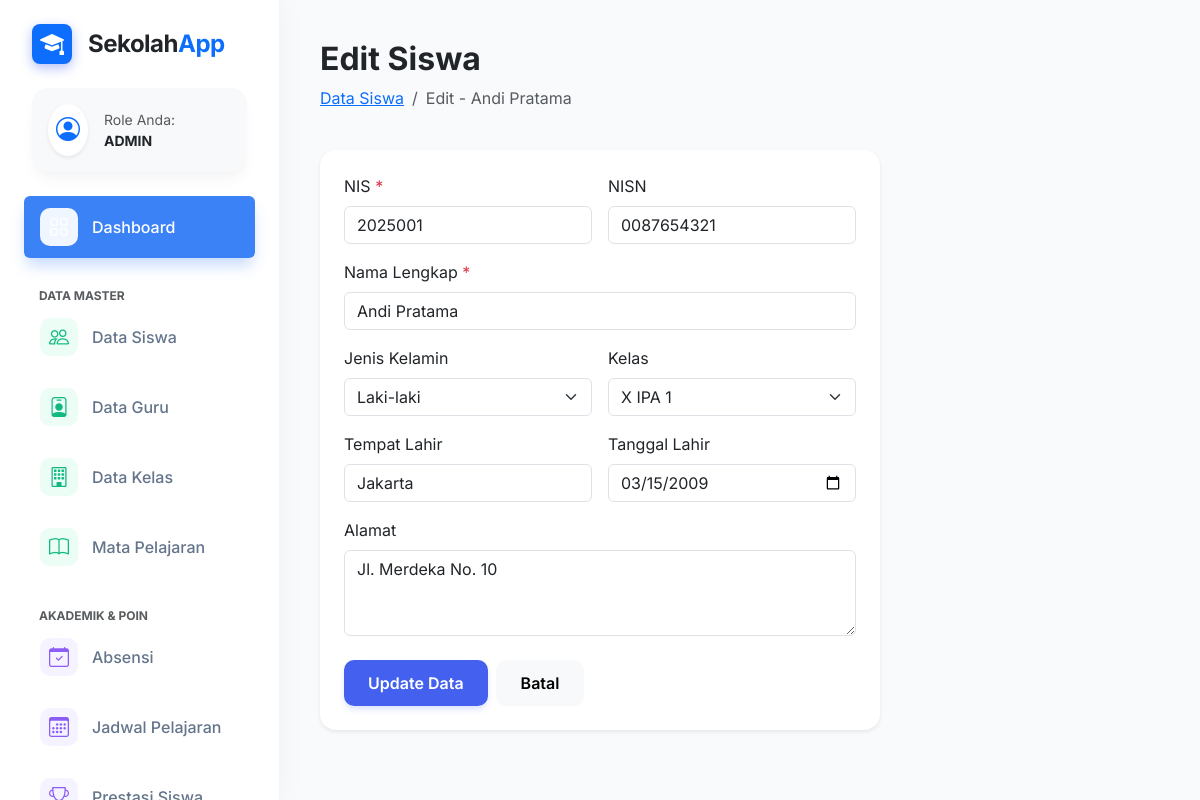
Screenshot of /siswa/edit/1 (signed in) with the database file from the repository.
### tables this page shows
CREATE TABLE `siswa` (
  `id` INT AUTO_INCREMENT PRIMARY KEY,
  `nis` VARCHAR(20) UNIQUE NOT NULL,
  `nisn` VARCHAR(20) UNIQUE NOT NULL,
  `nama_lengkap` VARCHAR(100) NOT NULL,
  `jenis_kelamin` ENUM('L','P') NOT NULL,
  `tempat_lahir` VARCHAR(50),
  `tanggal_lahir` DATE,
  `agama` VARCHAR(20),
  `alamat` TEXT,
  `rt_rw` VARCHAR(10),
  `kelurahan` VARCHAR(50),
  `kecamatan` VARCHAR(50),
  `kota` VARCHAR(50),
  `provinsi` VARCHAR(50),
  `kode_pos` VARCHAR(10),
  `no_telepon` VARCHAR(15),
  `email` VARCHAR(100),
  `nama_ayah` VARCHAR(100),
  `nama_ibu` VARCHAR(100),
  `pekerjaan_ayah` VARCHAR(100),
  `pekerjaan_ibu` VARCHAR(100),
  `no_telepon_ortu` VARCHAR(15),
  `kelas_id` INT,
  `foto` VARCHAR(255),
  `status` ENUM('aktif','alumni','pindah','keluar','dropout') DEFAULT 'aktif',
  `tahun_masuk` YEAR,
  `tahun_keluar` YEAR,
  `total_poin_prestasi` INT DEFAULT 0,
  `total_poin_pelanggaran` INT DEFAULT 0,
  `created_at` TIMESTAMP DEFAULT CURRENT_TIMESTAMP,
  `updated_at` TIMESTAMP DEFAULT CURRENT_TIMESTAMP ON UPDATE CURRENT_TIMESTAMP
);

CREATE TABLE `kelas` (
  `id` INT AUTO_INCREMENT PRIMARY KEY,
  `kode_kelas` VARCHAR(10) UNIQUE NOT NULL,
  `nama_kelas` VARCHAR(50) NOT NULL,
  `tingkat` ENUM('X','XI','XII') NOT NULL,
  `jurusan` VARCHAR(50),
  `wali_kelas_id` INT NULL,
  `kapasitas` INT DEFAULT 30,
  `ruangan` VARCHAR(20),
  `tahun_ajaran` VARCHAR(9),
  `semester` ENUM('ganjil','genap') DEFAULT 'ganjil',
  `status` ENUM('aktif','nonaktif') DEFAULT 'aktif',
  `created_at` TIMESTAMP DEFAULT CURRENT_TIMESTAMP,
  `updated_at` TIMESTAMP DEFAULT CURRENT_TIMESTAMP ON UPDATE CURRENT_TIMESTAMP
);

### controllers/SiswaController.php (called while the page is built, shortened)
<?php
class SiswaController extends BaseController
{
    public function edit($id)
    {
        $model = $this->model('SiswaModel');
        $siswa = $model->getById($id);
        $data = [
            'title' => 'Edit Siswa',
            'siswa' => $siswa,
            'kelas_list' => $model->getKelasList()
        ];
        $this->view('siswa/edit', $data);
    }
}

### core/Router.php (called while the page is built, shortened)
<?php
class Router
{
    protected $method = 'index';
    public function __construct()
    {
        $url = $this->parseUrl();
        if (isset($url[0])) {
            $controllerName = ucfirst($url[0]) . 'Controller';
            if (file_exists(__DIR__ . '/../controllers/' . $controllerName . '.php')) {
                unset($url[0]);
            }
        }
        $this->controller = new $this->controller;
        if (isset($url[1])) {
            if (method_exists($this->controller, $url[1])) {
                $this->method = $url[1];
                unset($url[1]);
            }
        }
        $this->params = $url ? array_values($url) : [];
        call_user_func_array([$this->controller, $this->method], $this->params);
    }
    public function parseUrl()
    {
        if (isset($_GET['url'])) {
            return explode('/', filter_var(rtrim($_GET['url'], '/'), FILTER_SANITIZE_URL));
        }
        return [];
    }
}

### index.php (called while the page is built)
<?php
require_once 'config/database.php';
require_once 'core/Router.php';
require_once 'core/BaseController.php';
require_once 'core/BaseModel.php';
$app = new Router();

### core/Database.php (called while the page is built, shortened)
<?php
class Database
{
    private $host = DB_HOST;
    private $user = DB_USER;
    private $pass = DB_PASS;
    private $dbname = DB_NAME;
    public $conn;
    private function connect()
    {
        $this->conn = new mysqli($this->host, $this->user, $this->pass, $this->dbname);
    }
    public function query($sql)
    {
        return $this->conn->prepare($sql);
    }
    public function rawQuery($sql)
    {
        return $this->conn->query($sql);
    }
}

### core/BaseModel.php (called while the page is built, shortened)
<?php
require_once __DIR__ . '/Database.php';
class BaseModel
{
    protected $db;
    protected $table;
    protected $primaryKey = 'id';
    public function __construct()
    {
        $this->db = new Database();
    }
    public function getById($id)
    {
        $sql = "SELECT * FROM " . $this->table . " WHERE " . $this->primaryKey . " = ?";
        $stmt = $this->db->query($sql);
        $stmt->bind_param("i", $id);
        $stmt->execute();
        $result = $stmt->get_result();
        return $result->fetch_assoc();
    }
    public function rawQuery($sql)
    {
        return $this->db->rawQuery($sql);
    }
}

### models/SiswaModel.php (called while the page is built, shortened)
<?php
class SiswaModel extends BaseModel
{
    public function getKelasList()
    {
        return $this->rawQuery("SELECT * FROM kelas WHERE status='aktif' ORDER BY nama_kelas ASC")->fetch_all(MYSQLI_ASSOC);
    }
}

### views/siswa/edit.php (the view, shortened to what this page needs)
<div class="main-content">
    <div class="d-flex justify-content-between align-items-center mb-4">
        <div>
            <h2 class="fw-bold text-dark">Edit Siswa</h2>
            <nav aria-label="breadcrumb">
                <ol class="breadcrumb">
                    <li class="breadcrumb-item"><a href="<?= BASE_URL ?>siswa">Data Siswa</a></li>
                    <li class="breadcrumb-item active" aria-current="page">Edit -
                        <?= $siswa['nama_lengkap'] ?>
                    </li>
                </ol>
            </nav>
        </div>
    </div>
    <div class="card border-0 shadow-sm col-md-8">
        <div class="card-body p-4">
            <form action="<?= BASE_URL ?>siswa/update/<?= $siswa['id'] ?>" method="POST">
                <div class="row g-3 mb-3">
                    <div class="col-md-6">
                        <label class="form-label">NIS <span class="text-danger">*</span></label>
                        <input type="text" name="nis" class="form-control" required value="<?= $siswa['nis'] ?>">
                    </div>
                    <div class="col-md-6">
                        <label class="form-label">NISN</label>
                        <input type="text" name="nisn" class="form-control" value="<?= $siswa['nisn'] ?>">
                    </div>
                </div>
                <div class="mb-3">
                    <label class="form-label">Nama Lengkap <span class="text-danger">*</span></label>
                    <input type="text" name="nama_lengkap" class="form-control" required
                        value="<?= $siswa['nama_lengkap'] ?>">
                </div>
                <div class="row g-3 mb-3">
                    <div class="col-md-6">
                        <label class="form-label">Jenis Kelamin</label>
                        <select name="jenis_kelamin" class="form-select" required>
                            <option value="L" <?= $siswa['jenis_kelamin'] == 'L' ? 'selected' : '' ?>>Laki-laki</option>
                        </select>
                    </div>
                    <div class="col-md-6">
                        <label class="form-label">Kelas</label>
                        <select name="kelas_id" class="form-select">
                            <?php foreach ($kelas_list as $k): ?>
                                <option value="<?= $k['id'] ?>" <?= $siswa['kelas_id'] == $k['id'] ? 'selected' : '' ?>>
                                    <?= $k['nama_kelas'] ?>
                                </option>
                            <?php endforeach; ?>
                        </select>
                    </div>
                </div>
                <div class="row g-3 mb-3">
                    <div class="col-md-6">
                        <label class="form-label">Tempat Lahir</label>
                        <input type="text" name="tempat_lahir" class="form-control"
                            value="<?= $siswa['tempat_lahir'] ?>">
                    </div>
                    <div class="col-md-6">
                        <label class="form-label">Tanggal Lahir</label>
                        <input type="date" name="tanggal_lahir" class="form-control"
                            value="<?= $siswa['tanggal_lahir'] ?>">
                    </div>
                </div>
                <div class="mb-4">
                    <label class="form-label">Alamat</label>
                    <textarea name="alamat" class="form-control" rows="3"><?= $siswa['alamat'] ?></textarea>
                </div>
                <div class="d-flex text-end">
                    <button type="submit" class="btn btn-primary px-4 me-2">Update Data</button>
                    <a href="<?= BASE_URL ?>siswa" class="btn btn-light px-4">Batal</a>
                </div>
            </form>
        </div>
    </div>
</div>

### views/layouts/header.php (style rules this page uses)
:root { --primary-color: #4361ee; --primary-light: #eef2ff; --secondary-color: #3f37c9; --success-color: #10b981; --danger-color: #ef4444; --warning-color: #f59e0b; --info-color: #3b82f6; --sidebar-width: 280px; --bg-body: #f8fafc; --card-shadow: 0 10px 15px -3px rgba(0, 0, 0, 0.04), 0 4px 6px -2px rgba(0, 0, 0, 0.02); }
body { font-family: 'Inter', sans-serif; background-color: var(--bg-body); color: #1e293b; }
.main-content { margin-left: var(--sidebar-width); padding: 40px; }
.card { border: 1px solid #f1f5f9; border-radius: 16px; box-shadow: var(--card-shadow); transition: transform 0.2s, box-shadow 0.2s; background: #fff; }
.btn { border-radius: 10px; padding: 10px 20px; font-weight: 600; transition: all 0.2s; }
.btn-primary { background-color: var(--primary-color); border: none; box-shadow: 0 4px 6px -1px rgba(67, 97, 238, 0.2); }

### rows the page displays
siswa: nama_lengkap "Andi Pratama", nis "2025001", nisn "0087654321", jenis_kelamin "Laki-laki", kelas_id "X IPA 1", tempat_lahir "Jakarta", tanggal_lahir "03/15/2009", alamat "Jl. Merdeka No. 10"

### other values shown
$role "ADMIN"
